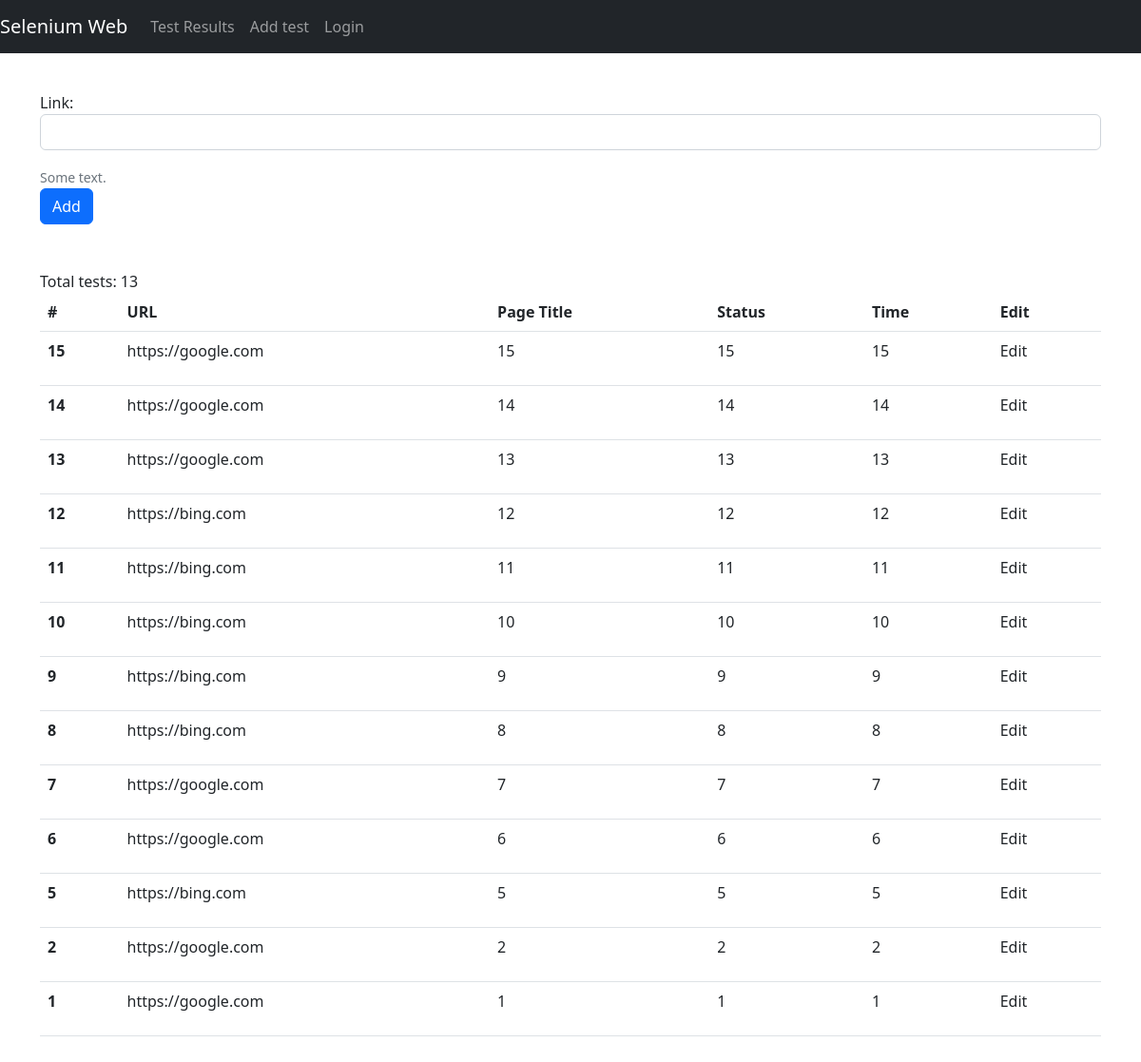
Before: /add-test/ with the older database file.
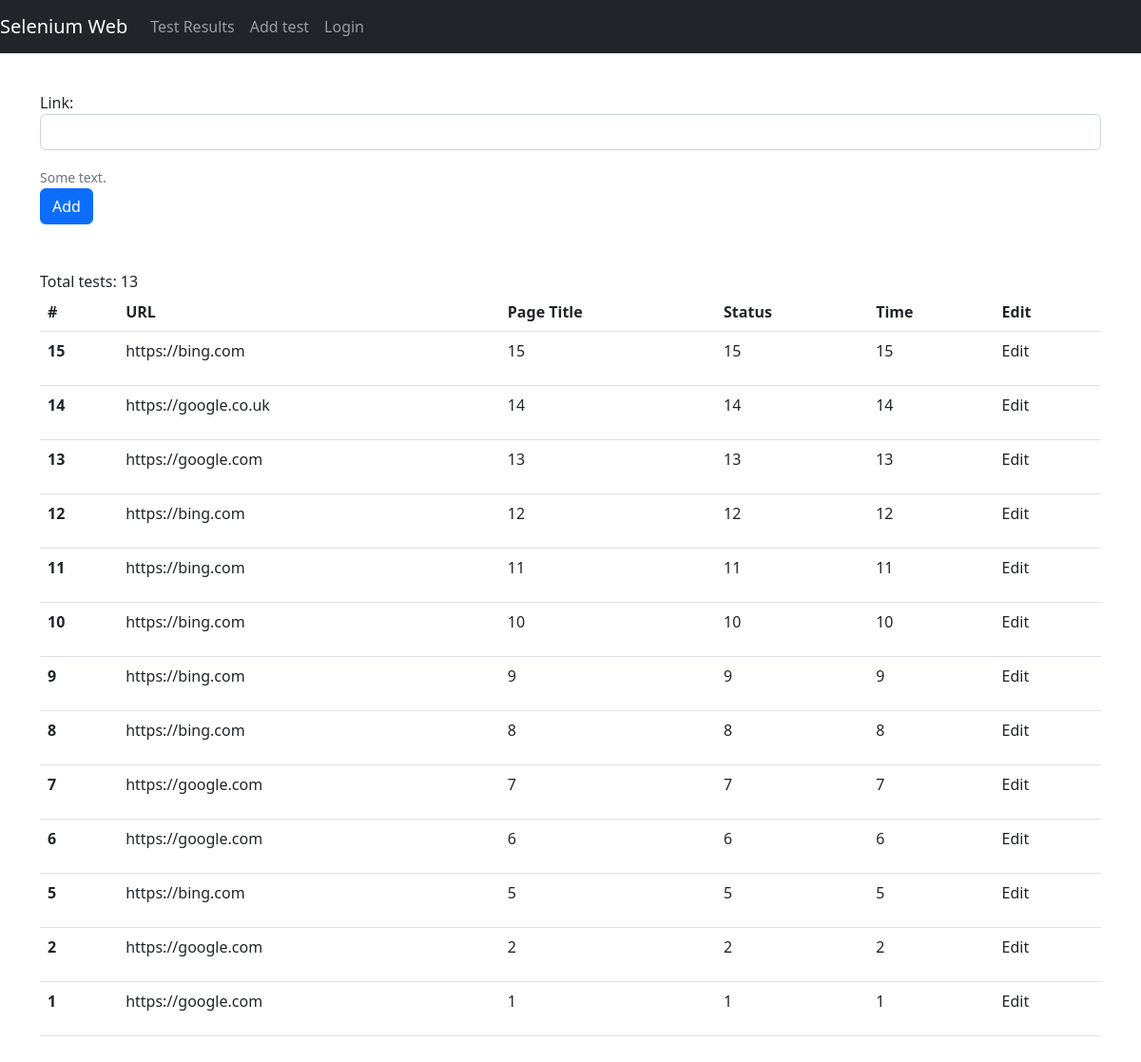
After: the same page with the newer database file.
### core_app/models.py (models this page shows)
class E2ETestParams(models.Model):
    link = models.TextField()  # link --> url
    created = models.DateTimeField(auto_now_add=True)
    updated = models.DateTimeField(auto_now=True)

### core_app/views.py (the view, shortened to what this page needs)
# urls.py: path("add-test/", AddE2ETest.as_view(), name="add-e2e-test"),
class AddE2ETest(View):
    def get(self, request, *args, **kwargs):
        scheduled_tests = E2ETestParams.objects.filter().order_by('-created')
        add_test_form = E2ETestParamsForm
        context = {
            'scheduled_tests': scheduled_tests,
            'add_test_form': add_test_form,
        }
        return render(request, ADD_TEST_TEMPLATE, context)

### core_app/templates/pages/add-e2e-test.html (shortened to what this page needs)
{% extends "../layout/base.html" %}
{% block content %}
<div class="mt-5 py-5">
    <form id="add_test_form" method="post" enctype="multipart/form-data">
        <div class="form-group">
            {{ add_test_form.as_p }}
            <small id="emailHelp" class="form-text text-muted">Some text.</small>
        </div>
        <button type="submit" class="btn btn-primary">Add</button>
    </form>
    <div class="mt-5">Total tests: {{ scheduled_tests.count }}</div>
    <table class="table">
        <thead>
            <tr>
                <th scope="col">#</th>
                <th scope="col">URL</th>
                <th scope="col">Page Title</th>
                <th scope="col">Status</th>
                <th scope="col">Time</th>
                <th scope="col">Edit</th>
            </tr>
        </thead>
        <tbody>
            {% for item in scheduled_tests %}
            <tr>
                <th scope="row">{{ item.id }}</th>
                <td>
                    <p>{{ item.link }}</p>
                </td>
                <td>{{ item.id }}</td>
                <td>{{ item.id }}</td>
                <td>{{ item.id }}</td>
                <td><a class="page-link" href="{% url 'edit-e2e-test' item.id %}">Edit</a></td>
            </tr>
            {% endfor %}
        </tbody>
    </table>
</div>
{% endblock content %}

Changed rows visible on the page:
changed E2ETestParams id 15: link "https://google.com" → "https://bing.com"
changed E2ETestParams id 14: link "https://google.com" → "https://google.co.uk"
